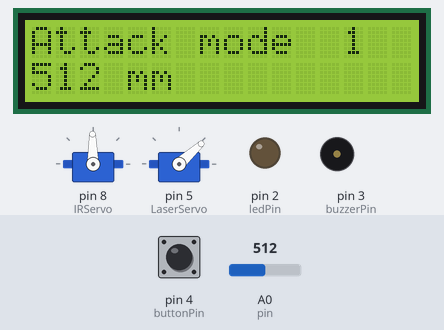
Bench run of a sketch on a simulated Arduino Uno, built with avr-gcc and run on an emulated ATmega328P. On the bench: 16×2 character LCD, 2 × servo, output pins drawn as LEDs (lit = HIGH), buzzer (waves = sounding). Dashed ring = blinking. The inputs (shaded band) are chosen by the test bench; at power-on: A0 (pin) = 512, pin 4 (buttonPin) HIGH. What the sketch prints to the serial monitor is not drawn.

Above: at 3.4 s.
3.5 s: A0 (pin) set to 23
At 8.96 s:
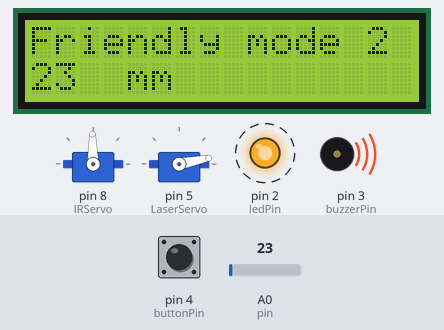
11.1 s: A0 (pin) set to 18
At 14.64 s:
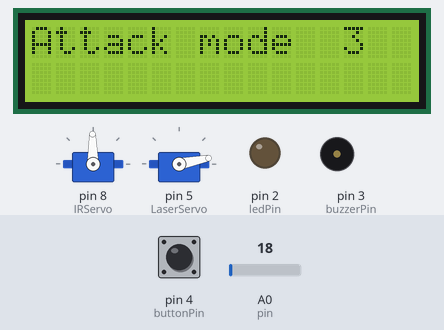
18.7 s: pin 4 (buttonPin) pulled LOW for 3 s
26.3 s: A0 (pin) set to 100
At 28.34 s:
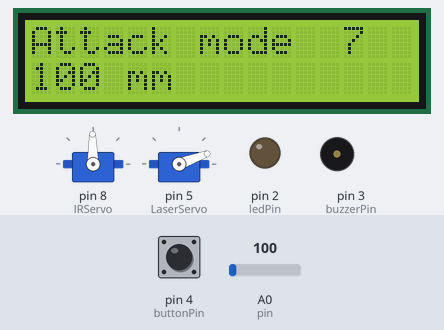
Timing chart, 0 to 34.9 s (numbered marks = the images above; inputs shaded):
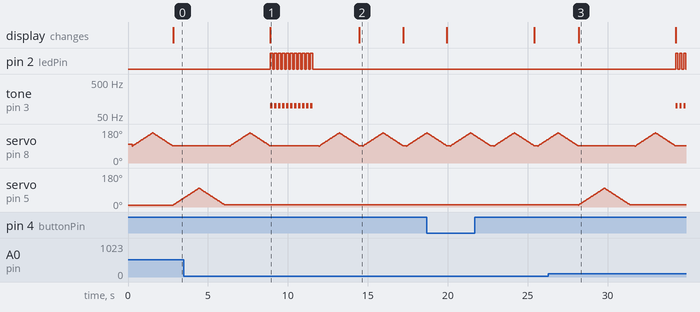

Measured:
- the behaviour switches between 21 and 20 on A0 (pin) (found by bisection; images 1 and 2)
- after the input at 3.5 s, the display: changes after 5.4 s (image 1)
- after the input at 11.1 s, servo on pin 5 (LaserServo): stops changing and stays 11°; the display: changes after 3.4 s (image 2)
- after the input at 26.3 s, pin 2 (ledPin): alternates HIGH for 0.15 s and LOW for 0.10 s, starting after 7.9 s; tone on pin 3 (buzzerPin): alternates 100 Hz for 0.15 s and silent for 0.10 s, starting after 7.9 s; the display: changes after 1.9 s (image 3)
- by itself, pin 2 (ledPin): alternates HIGH for 0.15 s and LOW for 0.10 s, 4 changes in all, then stays LOW
- by itself, tone on pin 3 (buzzerPin): alternates 100 Hz for 0.15 s and silent for 0.10 s, 4 changes in all, then stays silent
- by itself, servo on pin 5 (LaserServo): rises from 48° to 100° in 0.90 s, then falls to 11° in 1.6 s

The sketch:

robotsystem.ino
```cpp
#include <SPI.h>
#include <LiquidCrystal.h>
#include <Servo.h>

#define pin A0

Servo IRServo; Servo LaserServo;

//Constants
const int buttonPin = 4;

//Variables
int buttonState = 0;
int modeValue=1;
const int ledPin = 2;
const int buzzerPin = 3;
int angle = 100;
int angle1 = 10;


// initialize the library with the number of the sspin
//(or the latch pin of the 74HC595)
LiquidCrystal lcd(9);

void setup() {
  // set up the LCD's number of columns and rows:
  lcd.begin(16, 2);
  lcd.print("Attack mode");

  // Set button input
  pinMode(buttonPin, INPUT_PULLUP);
  Serial.begin (9600);
  pinMode (pin, INPUT);
  pinMode(ledPin, OUTPUT);
  pinMode(buzzerPin, OUTPUT);
  IRServo.attach(8);
  IRServo.write(angle);
  LaserServo.attach(5);
  LaserServo.write(angle1);

}

void loop() {
  delay(100);
  if(buttonState == HIGH){
    modeValue = modeValue + 1;
  }
  delay(100);


  for(angle = 90; angle < 160; angle++)
  {
    IRServo.write(angle);
    delay(18);
  }

  // now scan back from 180 to 90 degrees
  for(angle = 160; angle > 90; angle--)
  {
    IRServo.write(angle);
    delay(18);
  }


  if(modeValue % 2 == 0){
    lcd.clear();
    lcd.setCursor(0, 0);

    lcd.print("Friendly mode");

    lcd.setCursor(14, 0);
    lcd.print(modeValue);
  }

  else if(modeValue % 2 == 1){
    lcd.clear();
    lcd.setCursor(0, 0);

    lcd.print("Attack mode");

    lcd.setCursor(13, 0);
    lcd.print(modeValue);


  }

  // set the cursor to column 0, line 1
  // (note: line 1 is the second row, since counting begins with 0):
  lcd.setCursor(0, 1);
  // print the number of seconds since reset:

  //Read button state (pressed or not pressed?)
  buttonState = digitalRead(buttonPin);

  uint16_t value = analogRead (pin);
  uint16_t range = get_gp2d12 (value);

  Serial.println (value);
  Serial.print (range);
  Serial.println (" mm");
  Serial.println ();
  if(value > 20){
    lcd.print(range);
    lcd.setCursor(4, 1);
    lcd.print("mm");
    if(modeValue % 2 == 0){
      warning_system();
    }
    if(modeValue % 2 == 1){
      laser_system();
      value=0;
    }
    delay (100);
  }
}

void warning_system(){
  int i = 0;
  while (i <= 10){
      tone(buzzerPin, 100);
      digitalWrite(ledPin, HIGH);
      delay(150);

      noTone(buzzerPin);
      digitalWrite(ledPin, LOW);
      delay(100);
      i = i + 1;
  }
}

void laser_system(){
    for(angle1 = 10; angle1 < 100; angle1++)
  {
    LaserServo.write(angle1);
    delay(18);
  }

  // now scan back from 180 to 90 degrees
  for(angle1 = 100; angle1 > 10; angle1--)
  {
    LaserServo.write(angle1);
    delay(18);
  }
}

uint16_t get_gp2d12 (uint16_t value)
{
  if (value < 10) value = 10;
  //return ((67870.0 / (value - 3.0)) - 40.0);
  return value;
}
```
